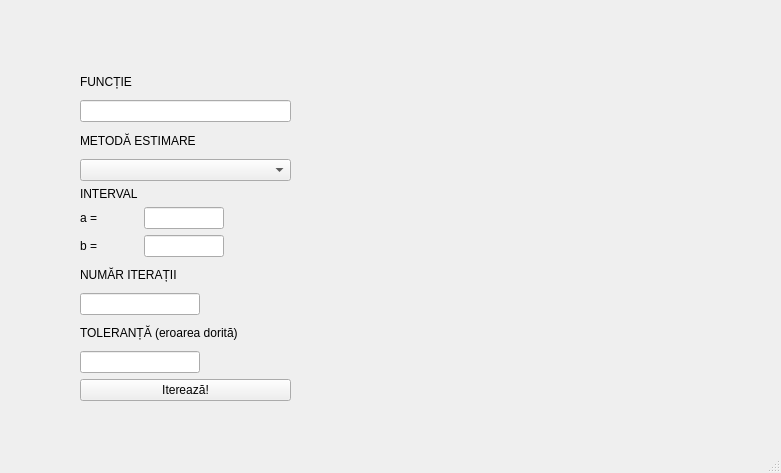
<?xml version="1.0" encoding="UTF-8"?>
<ui version="4.0">
 <class>MainWindow</class>
 <widget class="QMainWindow" name="MainWindow">
  <property name="geometry">
   <rect>
    <x>0</x>
    <y>0</y>
    <width>781</width>
    <height>473</height>
   </rect>
  </property>
  <property name="windowTitle">
   <string>MainWindow</string>
  </property>
  <widget class="QWidget" name="centralwidget">
   <widget class="QWidget" name="verticalLayoutWidget">
    <property name="geometry">
     <rect>
      <x>80</x>
      <y>70</y>
      <width>211</width>
      <height>331</height>
     </rect>
    </property>
    <layout class="QVBoxLayout" name="verticalLayout">
     <item>
      <widget class="QLabel" name="label_4">
       <property name="text">
        <string>FUNCȚIE</string>
       </property>
      </widget>
     </item>
     <item>
      <widget class="QLineEdit" name="lineEdit"/>
     </item>
     <item>
      <widget class="QLabel" name="label_5">
       <property name="text">
        <string>METODĂ ESTIMARE</string>
       </property>
      </widget>
     </item>
     <item>
      <widget class="QComboBox" name="comboBox"/>
     </item>
     <item>
      <layout class="QFormLayout" name="formLayout">
       <item row="0" column="0">
        <widget class="QLabel" name="label">
         <property name="text">
          <string>INTERVAL</string>
         </property>
        </widget>
       </item>
       <item row="1" column="0">
        <widget class="QLabel" name="label_2">
         <property name="text">
          <string>a = </string>
         </property>
        </widget>
       </item>
       <item row="1" column="1">
        <widget class="QLineEdit" name="lineEdit_a">
         <property name="enabled">
          <bool>true</bool>
         </property>
         <property name="sizePolicy">
          <sizepolicy hsizetype="Maximum" vsizetype="Fixed">
           <horstretch>0</horstretch>
           <verstretch>0</verstretch>
          </sizepolicy>
         </property>
         <property name="maximumSize">
          <size>
           <width>80</width>
           <height>16777215</height>
          </size>
         </property>
        </widget>
       </item>
       <item row="2" column="0">
        <widget class="QLabel" name="label_3">
         <property name="text">
          <string>b =</string>
         </property>
        </widget>
       </item>
       <item row="2" column="1">
        <widget class="QLineEdit" name="lineEdit_b">
         <property name="maximumSize">
          <size>
           <width>80</width>
           <height>16777215</height>
          </size>
         </property>
        </widget>
       </item>
      </layout>
     </item>
     <item>
      <widget class="QLabel" name="label_6">
       <property name="text">
        <string>NUMĂR ITERAȚII</string>
       </property>
      </widget>
     </item>
     <item>
      <widget class="QLineEdit" name="lineEdit_2">
       <property name="maximumSize">
        <size>
         <width>120</width>
         <height>16777215</height>
        </size>
       </property>
      </widget>
     </item>
     <item>
      <widget class="QLabel" name="label_7">
       <property name="text">
        <string>TOLERANȚĂ (eroarea dorită)</string>
       </property>
      </widget>
     </item>
     <item>
      <widget class="QLineEdit" name="lineEdit_3">
       <property name="maximumSize">
        <size>
         <width>120</width>
         <height>16777215</height>
        </size>
       </property>
      </widget>
     </item>
     <item>
      <widget class="QPushButton" name="pushButton">
       <property name="text">
        <string>Iterează!</string>
       </property>
      </widget>
     </item>
    </layout>
   </widget>
   <widget class="QWidget" name="plotWidget" native="true">
    <property name="geometry">
     <rect>
      <x>330</x>
      <y>80</y>
      <width>401</width>
      <height>261</height>
     </rect>
    </property>
   </widget>
   <widget class="QLabel" name="label_rezultat">
    <property name="geometry">
     <rect>
      <x>360</x>
      <y>370</y>
      <width>331</width>
      <height>16</height>
     </rect>
    </property>
    <property name="text">
     <string/>
    </property>
   </widget>
  </widget>
  <widget class="QMenuBar" name="menubar">
   <property name="geometry">
    <rect>
     <x>0</x>
     <y>0</y>
     <width>781</width>
     <height>26</height>
    </rect>
   </property>
  </widget>
  <widget class="QStatusBar" name="statusbar"/>
 </widget>
 <resources/>
 <connections/>
</ui>
